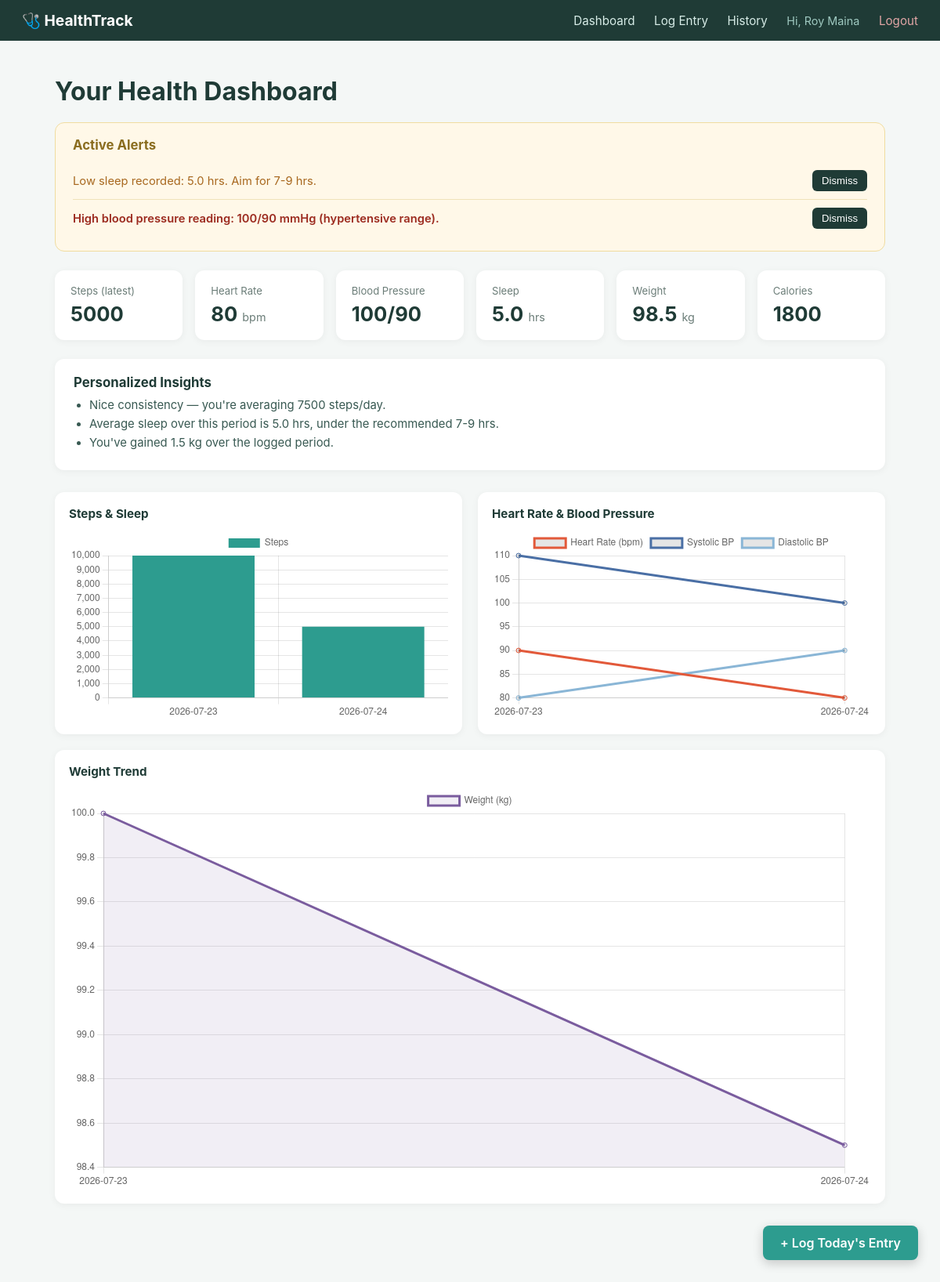
The app's page /dashboard (signed in) with its own data.
### tables this page shows
CREATE TABLE alerts (
        id INTEGER PRIMARY KEY AUTOINCREMENT,
        user_id INTEGER NOT NULL,
        entry_id INTEGER,
        severity TEXT NOT NULL,
        message TEXT NOT NULL,
        created_at TEXT NOT NULL,
        acknowledged INTEGER DEFAULT 0,
        FOREIGN KEY (user_id) REFERENCES users(id) ON DELETE CASCADE
    );

CREATE TABLE entries (
        id INTEGER PRIMARY KEY AUTOINCREMENT,
        user_id INTEGER NOT NULL,
        entry_date TEXT NOT NULL,
        steps INTEGER,
        heart_rate INTEGER,
        bp_systolic INTEGER,
        bp_diastolic INTEGER,
        sleep_hours REAL,
        weight_kg REAL,
        calories INTEGER,
        created_at TEXT NOT NULL,
        FOREIGN KEY (user_id) REFERENCES users(id) ON DELETE CASCADE
    );

### app.py (the view)
@app.route("/dashboard")
@login_required
def dashboard():
    conn = get_db()
    rows = conn.execute(
        "SELECT * FROM entries WHERE user_id = ? ORDER BY entry_date DESC LIMIT 30",
        (session["user_id"],),
    ).fetchall()
    alerts = conn.execute(
        "SELECT * FROM alerts WHERE user_id = ? AND acknowledged = 0 ORDER BY created_at DESC LIMIT 10",
        (session["user_id"],),
    ).fetchall()
    conn.close()
    latest = rows[0] if rows else None
    insights = generate_insights(rows)
    chart_rows = list(reversed(rows))  # chronological order for charts
    chart_data = {
        "labels": [r["entry_date"] for r in chart_rows],
        "steps": [r["steps"] for r in chart_rows],
        "heart_rate": [r["heart_rate"] for r in chart_rows],
        "weight": [r["weight_kg"] for r in chart_rows],
        "sleep": [r["sleep_hours"] for r in chart_rows],
        "bp_systolic": [r["bp_systolic"] for r in chart_rows],
        "bp_diastolic": [r["bp_diastolic"] for r in chart_rows],
    }
    return render_template(
        "dashboard.html",
        latest=latest,
        alerts=alerts,
        insights=insights,
        chart_data=chart_data,
        user_name=session.get("user_name"),
    )

### app.py (called while the page is built)
def get_db():
    conn = sqlite3.connect(DB_PATH)
    conn.row_factory = sqlite3.Row
    conn.execute("PRAGMA foreign_keys = ON")
    return conn

def login_required(f):
    from functools import wraps
    @wraps(f)
    def wrapper(*args, **kwargs):
        if "user_id" not in session:
            return redirect(url_for("login"))
        return f(*args, **kwargs)
    return wrapper

### templates/dashboard.html (shortened to what this page needs)
{% extends "base.html" %}
{% block content %}
<h1 class="page-title">Your Health Dashboard</h1>
{% if alerts %}
<div class="alerts-panel">
    <h2> Active Alerts</h2>
    {% for a in alerts %}
    <div class="alert-item alert-{{ a['severity'] }}">
        <span>{{ a['message'] }}</span>
        <form method="POST" action="{{ url_for('ack_alert', alert_id=a['id']) }}">
            <button type="submit" class="btn-small">Dismiss</button>
        </form>
    </div>
    {% endfor %}
</div>
{% endif %}
<div class="stat-grid">
    <div class="stat-card">
        <div class="stat-label">Steps (latest)</div>
        <div class="stat-value">{{ latest['steps'] if latest and latest['steps'] is not none else '—' }}</div>
    </div>
    <div class="stat-card">
        <div class="stat-label">Heart Rate</div>
        <div class="stat-value">{{ latest['heart_rate'] if latest and latest['heart_rate'] is not none else '—' }} <span class="unit">bpm</span></div>
    </div>
    <div class="stat-card">
        <div class="stat-label">Blood Pressure</div>
        <div class="stat-value">
            {% if latest and latest['bp_systolic'] %}{{ latest['bp_systolic'] }}/{{ latest['bp_diastolic'] }}{% else %}—{% endif %}
        </div>
    </div>
    <div class="stat-card">
        <div class="stat-label">Sleep</div>
        <div class="stat-value">{{ latest['sleep_hours'] if latest and latest['sleep_hours'] is not none else '—' }} <span class="unit">hrs</span></div>
    </div>
    <div class="stat-card">
        <div class="stat-label">Weight</div>
        <div class="stat-value">{{ latest['weight_kg'] if latest and latest['weight_kg'] is not none else '—' }} <span class="unit">kg</span></div>
    </div>
    <div class="stat-card">
        <div class="stat-label">Calories</div>
        <div class="stat-value">{{ latest['calories'] if latest and latest['calories'] is not none else '—' }}</div>
    </div>
</div>
<div class="insights-panel">
    <h2> Personalized Insights</h2>
    <ul>
        {% for insight in insights %}
        <li>{{ insight }}</li>
        {% endfor %}
    </ul>
</div>
<div class="charts-grid">
    <div class="chart-card">
        <h3>Steps &amp; Sleep</h3>
        <canvas id="activityChart"></canvas>
    </div>
    <div class="chart-card">
        <h3>Heart Rate &amp; Blood Pressure</h3>
        <canvas id="vitalsChart"></canvas>
    </div>
    <div class="chart-card">
        <h3>Weight Trend</h3>
        <canvas id="weightChart"></canvas>
    </div>
</div>
<a href="{{ url_for('new_entry') }}" class="btn-primary btn-fab">+ Log Today's Entry</a>
<script>
const chartData = {{ chart_data | tojson }};
new Chart(document.getElementById('activityChart'), {
    type: 'bar',
    data: {
        labels: chartData.labels,
        datasets: [
            { label: 'Steps', data: chartData.steps, backgroundColor: '#2d9c8f', yAxisID: 'y' },
        ]
    },
    options: { responsive: true, scales: { y: { beginAtZero: true } } }
});
new Chart(document.getElementById('vitalsChart'), {
    type: 'line',
    data: {
        labels: chartData.labels,
        datasets: [
            { label: 'Heart Rate (bpm)', data: chartData.heart_rate, borderColor: '#e2593a', tension: 0.3 },
            { label: 'Systolic BP', data: chartData.bp_systolic, borderColor: '#4a6fa5', tension: 0.3 },
            { label: 'Diastolic BP', data: chartData.bp_diastolic, borderColor: '#8ab6d6', tension: 0.3 },
        ]
    },
    options: { responsive: true }
});
new Chart(document.getElementById('weightChart'), {
    type: 'line',
    data: {
        labels: chartData.labels,
        datasets: [
            { label: 'Weight (kg)', data: chartData.weight, borderColor: '#7a5c9e', tension: 0.3, fill: true, backgroundColor: 'rgba(122,92,158,0.1)' },
        ]
    },
    options: { responsive: true }
});
</script>
{% endblock %}

### static/style.css (style rules this page uses)
* { box-sizing: border-box; }
body { margin: 0; font-family: -apple-system, BlinkMacSystemFont, 'Segoe UI', Roboto, sans-serif; background: #f4f7f6; color: #1f2d2b; }
.btn-primary { display: inline-block; background: #2d9c8f; color: white; border: none; padding: 12px 22px; border-radius: 8px; font-size: 1rem; font-weight: 600; cursor: pointer; margin-top: 24px; text-decoration: none; text-align: center; }
.btn-fab { position: fixed; bottom: 28px; right: 28px; box-shadow: 0 4px 14px rgba(0,0,0,0.2); margin-top: 0; }
.btn-small { background: #1f3b36; color: white; border: none; padding: 6px 12px; border-radius: 6px; font-size: 0.82rem; cursor: pointer; }
.page-title { color: #1f3b36; margin-bottom: 20px; }
.alerts-panel { background: #fff8e8; border: 1px solid #f0dca0; border-radius: 12px; padding: 18px 22px; margin-bottom: 24px; }
.alerts-panel h2 { margin: 0 0 12px; font-size: 1.05rem; color: #8a6d1f; }
.alert-item { display: flex; justify-content: space-between; align-items: center; padding: 10px 0; border-bottom: 1px solid #f0e2b8; font-size: 0.92rem; }
.alert-item:last-child { border-bottom: none; }
.alert-high { color: #9c2b1f; font-weight: 600; }
.alert-medium { color: #a8681f; }
.stat-grid { display: grid; grid-template-columns: repeat(auto-fit, minmax(150px, 1fr)); gap: 16px; margin-bottom: 24px; }
.stat-card { background: white; border-radius: 12px; padding: 18px 20px; box-shadow: 0 2px 10px rgba(0,0,0,0.05); }
.stat-label { font-size: 0.82rem; color: #6b7d78; margin-bottom: 6px; }
.stat-value { font-size: 1.6rem; font-weight: 700; color: #1f3b36; }
.unit { font-size: 0.9rem; font-weight: 400; color: #6b7d78; }
.insights-panel { background: white; border-radius: 12px; padding: 20px 24px; margin-bottom: 28px; box-shadow: 0 2px 10px rgba(0,0,0,0.05); }
.insights-panel h2 { margin: 0 0 10px; font-size: 1.05rem; color: #1f3b36; }
.insights-panel ul { margin: 0; padding-left: 20px; }
.insights-panel li { margin-bottom: 6px; font-size: 0.93rem; color: #385952; }
.charts-grid { display: grid; grid-template-columns: 1fr 1fr; gap: 20px; margin-bottom: 40px; }
.chart-card { background: white; border-radius: 12px; padding: 18px; box-shadow: 0 2px 10px rgba(0,0,0,0.05); }
.chart-card:last-child { grid-column: span 2; }
.chart-card h3 { margin: 0 0 12px; font-size: 0.95rem; color: #1f3b36; }

### records on screen
alerts: message "Low sleep recorded: 5.0 hrs. Aim for 7-9 hrs."
alerts: message "High blood pressure reading: 100/90 mmHg (hypertensive range)."
entries: steps "5000", heart_rate "80", bp_systolic "100", bp_diastolic "90", sleep_hours "5.0", weight_kg "98.5", calories "1800"

### other values on screen
{{ session.get('user_name') }} "Roy Maina"
{{ insight }} "Nice consistency — you're averaging 7500 steps/day." "Average sleep over this period is 5.0 hrs, under the recommended 7-9 hrs." "You've gained 1.5 kg over the logged period."
chart data {{ chart_data | tojson }} {"bp_diastolic": [80, 90], "bp_systolic": [110, 100], "heart_rate": [90, 80], "labels": ["2026-07-23", "2026-07-24"], "sleep": [5.0, 5.0], "steps": [10000, 5000], "weight": [100.0, 98.5]}
